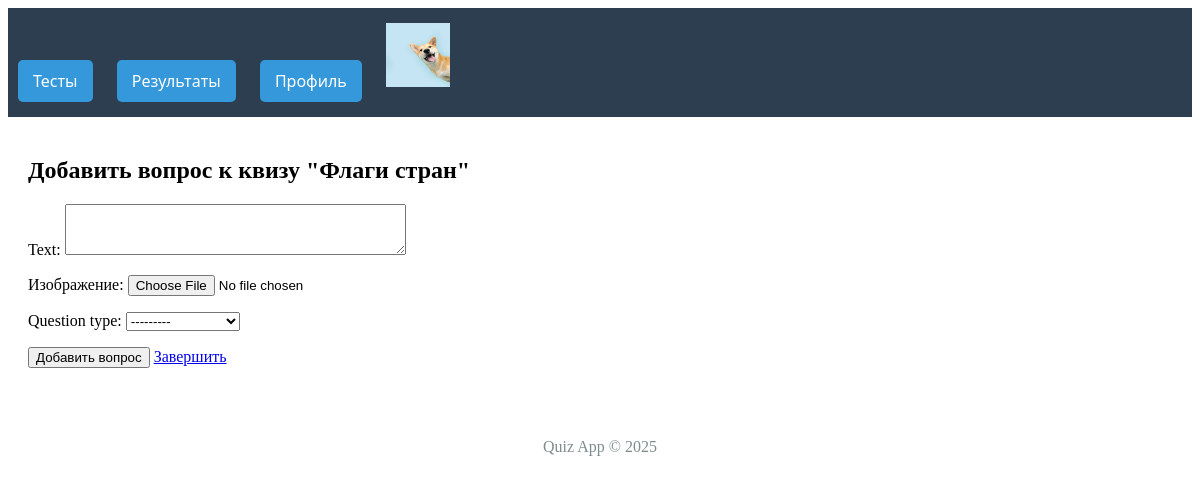
Page /quizzes/1/add-questions/ (signed in) on the committed database.
### users/models.py (models this page shows)
class User(AbstractUser):
    is_student = models.BooleanField(default=False)
    is_teacher = models.BooleanField(default=False)
    avatar = models.ImageField(upload_to='avatars/', blank=True)

### quizzes/models.py (models this page shows, shortened)
class Quiz(models.Model):
    title = models.CharField(max_length=200)
    time_limit = models.PositiveIntegerField(
        default=10,  # 10 минут по умолчанию
        help_text="Лимит времени в минутах"
    )
    creator = models.ForeignKey(
        settings.AUTH_USER_MODEL,
        on_delete=models.CASCADE,
        related_name='created_quizzes',
        blank=False,
    )
    created_at = models.DateTimeField(auto_now_add=True)
    is_published = models.BooleanField(default=False)

### quizzes/views.py (the view)
# urls.py: path('<int:quiz_id>/add-questions/', views.add_questions, name='add_questions'),
@login_required
def add_questions(request, quiz_id):
    quiz = Quiz.objects.get(id=quiz_id)
    if request.method == 'POST':
        question_form = QuestionForm(request.POST, request.FILES)
        question = question_form.save(commit=False)
        question.quiz = quiz
        question.save()
        return redirect('add_answers', question_id=question.id)
    else:
        question_form = QuestionForm()
    return render(request, 'quizzes/add_questions.html', {
        'quiz': quiz,
        'form': question_form
    })

### quizzes/forms.py (shortened to what this page needs)
class QuestionForm(forms.ModelForm):
    class Meta:
        model = Question
        fields = ['text', 'image', 'question_type']
        widgets = {
            'text': forms.Textarea(attrs={'rows': 3, 'class': 'form-control'}),
            'image': forms.FileInput(attrs={'class': 'form-control'})
        }

### quiz_project/templates/quizzes/add_questions.html (shortened to what this page needs)
{% extends 'base.html' %}
{% block content %}
<div class="container mt-4">
    <h2>Добавить вопрос к квизу "{{ quiz.title }}"</h2>
    <form method="post" enctype="multipart/form-data">
        {{ form.as_p }}
        <button type="submit" class="btn btn-primary">Добавить вопрос</button>
        <a href="{% url 'quiz_detail' quiz.id %}" class="btn btn-secondary">Завершить</a>
    </form>
</div>
{% endblock %}

### quiz_project/templates/base.html (shortened to what this page needs)
<!DOCTYPE html>
<html lang="ru">
<head>
</head>
<head>
</head>
<body>
    <header>
        <nav>
            <div>
                <a><span>Тесты</span></a>
            </div>
            <div>
                <a><span>Результаты</span></a>
            </div>
            <div>
                <a><span>Профиль</span></a>
            </div>
            <div>
                {% if user.avatar %}
                            <img src="{{ user.avatar.url }}"
                            alt="Аватар"
                            width="64"
                            height="64"
                            class="rounded-circle me-2">
                        {% endif %}
            </div>
        </nav>
    </header>
    <div class="content">
        {% block content %}{% endblock %}
    </div>
    <footer style="text-align: center; margin-top: 50px; color: #7f8c8d;">
        <p>Quiz App © {% now "Y" %}</p>
    </footer>
</body>
</html>

### quiz_project/templates/base.html (style rules this page uses)
nav { background: #2c3e50; padding: 15px 0; font-family: 'Segoe UI', Tahoma, Geneva, Verdana, sans-serif; }
nav > div { display: inline-block; position: relative; margin: 0 10px; }
nav a { color: white; text-decoration: none; padding: 10px 15px; display: block; }
nav > div > a { background: #3498db; border-radius: 5px; transition: all 0.3s; }
.content { padding: 20px; }

### rows in the picture
User: avatar (picture)
Quiz: title "Флаги стран"
